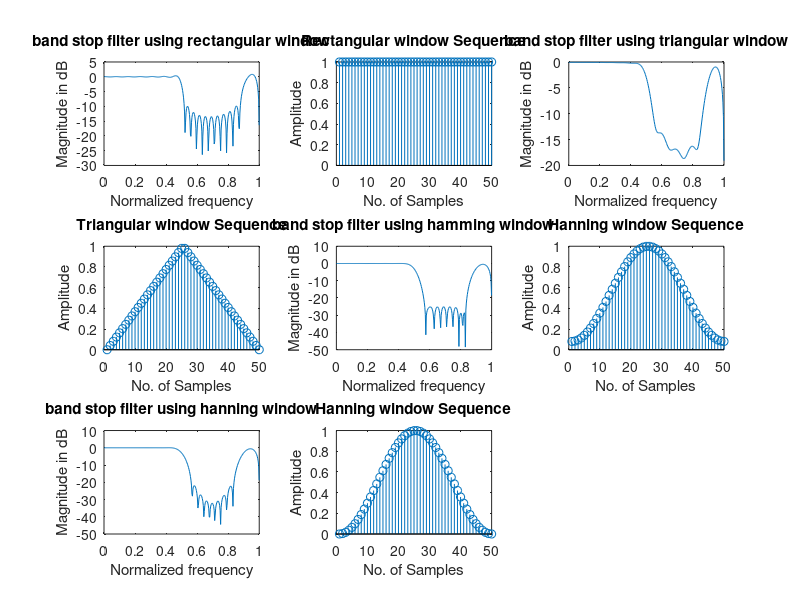

Recreate this plot in MATLAB.
clc;
clear all;
close all;
wc1=0.5*pi;
wc2=0.9*pi;
N =50;
alpha = (N-1)/2;
eps = 0.001;
n = 0:1:N-1;
hd = (sin(wc1*(n-alpha+eps))-sin(wc2*(n-alpha+eps))+sin(pi*(n-alpha)))./(pi*(n-alpha+eps));
wr = boxcar(N);
wt=bartlett(N);
wh=hamming(N);
whn=hanning(N);
hn1 = hd.*wr';
hn2 = hd.*wt';
hn3 = hd.*wh';
hn4 = hd.*whn';
w = 0:0.01:pi;
h1 = freqz(hn1,1,w);
h2 = freqz(hn2,1,w);
h3 = freqz(hn3,1,w);
h4 = freqz(hn4,1,w);
subplot(3,3,1);
plot(w/pi,10*log10(abs(h1)));
title('band stop filter using rectangular window');
xlabel('Normalized frequency');
ylabel('Magnitude in dB');
subplot(3,3,2);
stem(wr);
title('Rectangular window Sequence');
xlabel('No. of Samples');
ylabel('Amplitude');
subplot(3,3,3);
plot(w/pi,10*log10(abs(h2)));
title('band stop filter using triangular window');
xlabel('Normalized frequency');
ylabel('Magnitude in dB');
subplot(3,3,4);
stem(wt);
title('Triangular window Sequence');
xlabel('No. of Samples');
ylabel('Amplitude');
subplot(3,3,5);
plot(w/pi,10*log10(abs(h3)));
title('band stop filter using hamming window');
xlabel('Normalized frequency');
ylabel('Magnitude in dB');
subplot(3,3,6);
stem(wh);
title('Hanning window Sequence');
xlabel('No. of Samples');
ylabel('Amplitude');
subplot(3,3,7);
plot(w/pi,10*log10(abs(h4)));
title('band stop filter using hanning window');
xlabel('Normalized frequency');
ylabel('Magnitude in dB');
subplot(3,3,8);
stem(whn);
title('Hanning window Sequence');
xlabel('No. of Samples');
ylabel('Amplitude');
